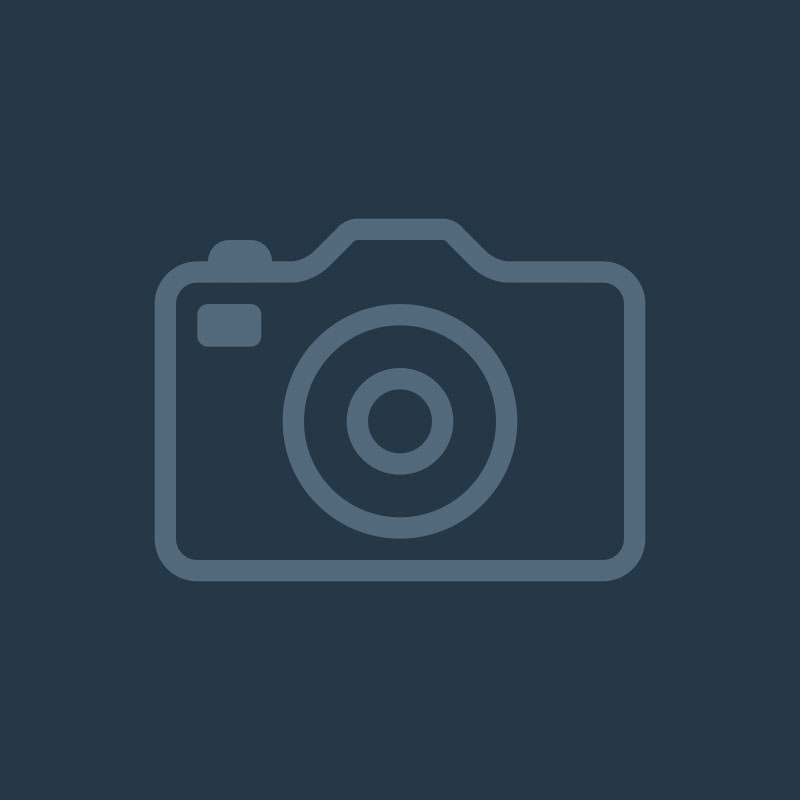
#> input picture app/img/img0.jpg, 800 x 800 px
$ python -i feature.py   (imports and definitions only)   (older library calls are emulated)
#> lines starting #> are read from the running program, lines starting #| are printed output that depends on the picture; after the words box and inside, x2 and y2 are one past the last pixel; in counts of white or black regions, pixels touching at a corner belong together
#> further down, picture is the input picture: shape (800, 800, 3); mean B, G, R 75.6, 59.4, 41.8
from skimage.color import rgb2hsv
from skimage.filters import gaussian, threshold_otsu
from skimage.color import rgb2gray
from skimage import measure
from skimage.morphology import (
    disk,
    binary_closing,
    flood_fill,
    label,
    remove_small_objects)
from PIL import Image
import numpy as np
from skimage.io import imsave
import os
import cv2

import numpy as np
import scipy as sp
import scipy.ndimage


def flood_fill(test_array, h_max=255):
    input_array = np.copy(test_array)
    el = sp.ndimage.generate_binary_structure(2, 2).astype(np.int)
    inside_mask = sp.ndimage.binary_erosion(
        ~np.isnan(input_array), structure=el)
    output_array = np.copy(input_array)
    output_array[inside_mask] = h_max
    output_old_array = np.copy(input_array)
    output_old_array.fill(0)
    el = sp.ndimage.generate_binary_structure(2, 1).astype(np.int)
    while not np.array_equal(output_old_array, output_array):
        output_old_array = np.copy(output_array)
        output_array = np.maximum(input_array, sp.ndimage.grey_erosion(
            output_array, size=(3, 3), footprint=el))
    return output_array


def imcomplement(matrix):
    """
    Return the imcomplement of the matrix/image. Equivalent to Matlab's imcomplement function.
    """
    newmatrix = -matrix + np.max(matrix) + np.min(matrix)
    return newmatrix


def morphology(img):
    """
    proses morfologi:
    img: gray
    """
    RADIUS = 4
    binary = (img > 170).astype(np.float)
    complement = imcomplement(binary)
    structure = disk(RADIUS)
    enclosed = binary_closing(complement, structure)
    imfilled = flood_fill(enclosed)
    cleaned = remove_small_objects(imfilled, min_size=60, connectivity=2)
    return cleaned


class Morfologi:
    def __init__(self, img):
        """
        img: image path-> string
        """
        self.img = img
        self.gray = cv2.cvtColor(self.img, cv2.COLOR_BGR2GRAY)
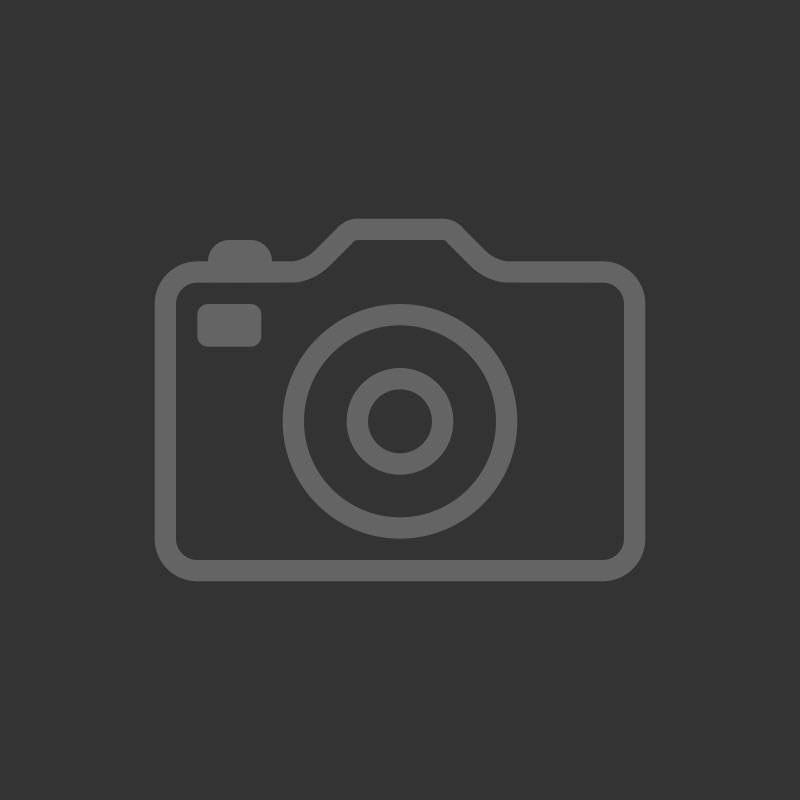
#> self.gray: shape (800, 800); min 38, max 114, mean 56.2
        self.binary = (self.gray > 170).astype(np.float)
#> self.binary: shape (800, 800) float64; every value is 0
        self.cleaned = morphology(self.gray)
#> in morphology, `enclosed = binary_closing(complement, structure)`: enclosed: shape (800, 800) bool; every value is 0
#> in flood_fill, `inside_mask = sp.ndimage.binary_erosion( ~np.isnan(input_array), struc..`:
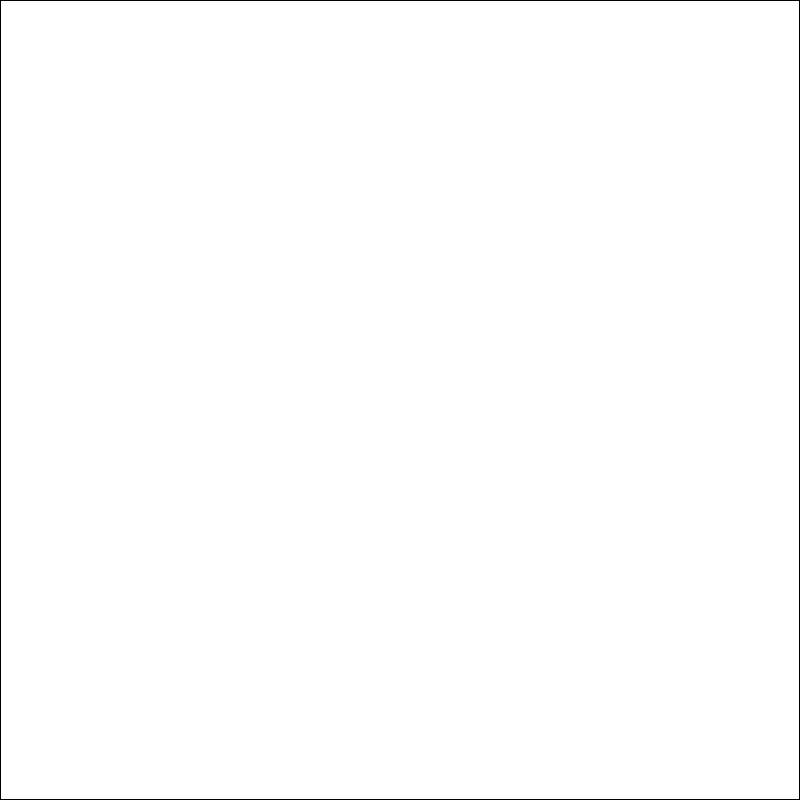
#> inside_mask: shape (800, 800) bool; 99.5% white; black in thin lines or dots
#> the loop in flood_fill, `while not np.array_equal(output_old_array, output_array):` made 400 passes
#> pass 1, in flood_fill, `output_array = np.maximum(input_array, sp.ndimage.grey_erosion( output..`:
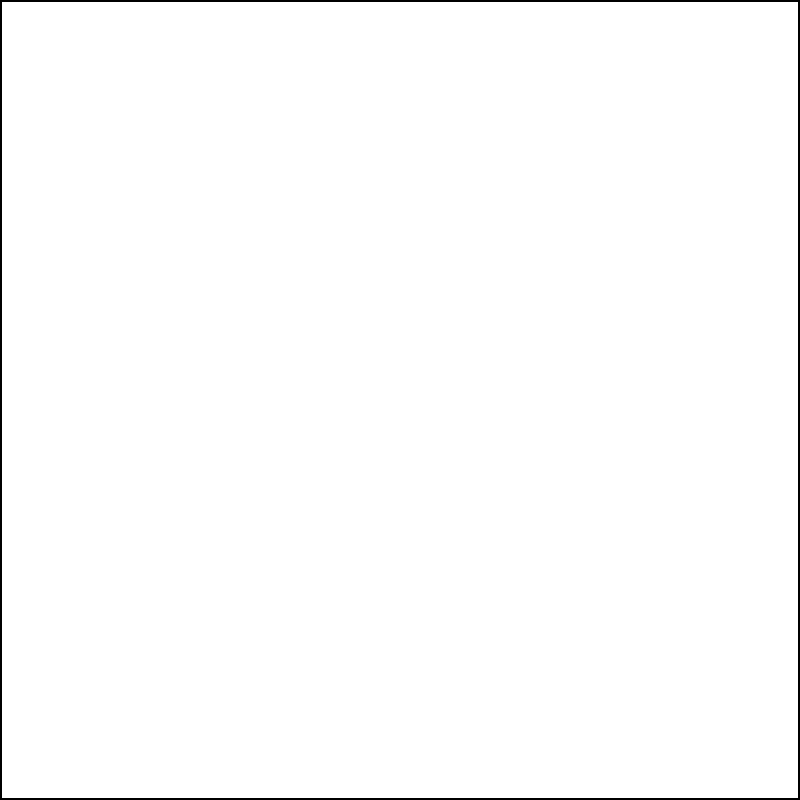
#> output_array: shape (800, 800) bool; 99% white; 1 black region, box (x1, y1, x2, y2) and area: (0, 0, 800, 800) 6384
#> pass 2, in flood_fill, `output_array = np.maximum(input_array, sp.ndimage.grey_erosion( output..`:
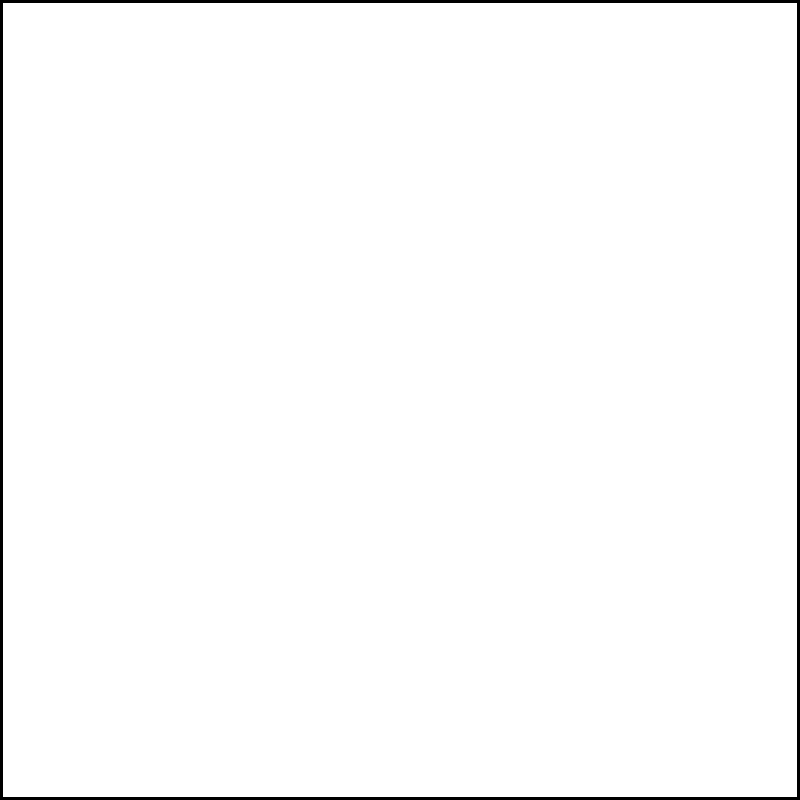
#> output_array: shape (800, 800) bool; 98.5% white; 1 black region, box (x1, y1, x2, y2) and area: (0, 0, 800, 800) 9564
#> pass 3, in flood_fill, `output_array = np.maximum(input_array, sp.ndimage.grey_erosion( output..`:
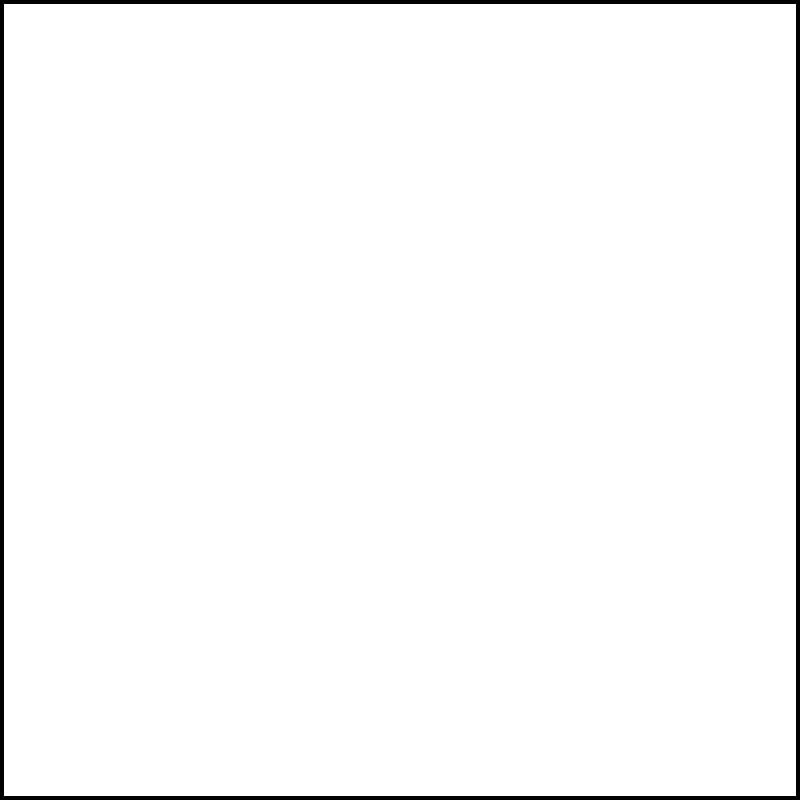
#> output_array: shape (800, 800) bool; 98% white; 1 black region, box (x1, y1, x2, y2) and area: (0, 0, 800, 800) 12736
        labels = measure.label(self.cleaned)
#> labels: shape (800, 800) int32; every value is 0

#> (the run stopped early here; a loop or call above may not have finished)

$ run again, on app/img/img10.jpg
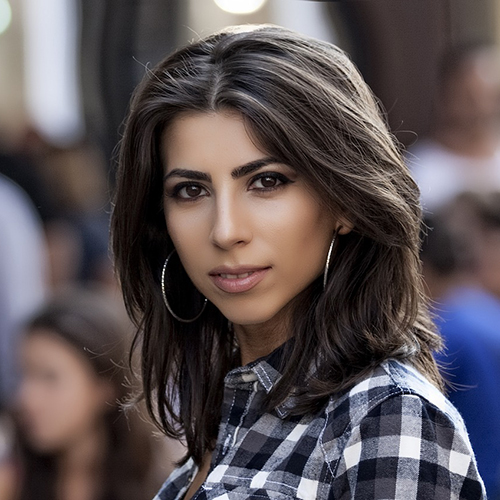
#> input picture app/img/img10.jpg, 500 x 500 px
#> picture is the input picture: shape (500, 500, 3); mean B, G, R 83.1, 80.5, 89.9
#> self.binary: shape (500, 500) float64; values 0 (black) and 1 (white), 10.5% white; 315 white regions (277 under 20 px), largest, box (x1, y1, x2, y2) and area: (0, 0, 73, 128) 5924, (191, 0, 400, 156) 5417, (385, 362, 486, 496) 2125
#> enclosed: shape (500, 500) bool; 91.5% white; 21 black regions, largest, box (x1, y1, x2, y2) and area: (16, 0, 73, 128) 5556, (193, 0, 325, 44) 3766, (0, 198, 33, 304) 2034
#> inside_mask: shape (500, 500) bool; 99.2% white; black in thin lines or dots
#> output_old_array: shape (500, 500) bool; every value is 0
#> the loop in flood_fill, `while not np.array_equal(output_old_array, output_array):` made 128 passes
#> after the loop in flood_fill, `while not np.array_equal(output_old_array, output_array):`:
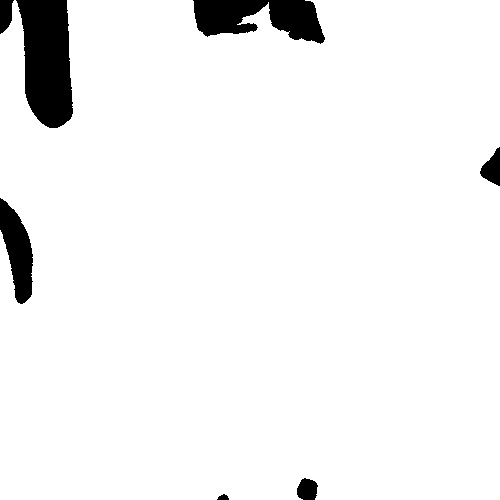
#> output_array: shape (500, 500) bool; 95% white; 7 black regions, largest, box (x1, y1, x2, y2) and area: (16, 0, 73, 128) 5556, (193, 0, 325, 44) 3766, (0, 198, 33, 304) 2034
#> self.diameter = 549.8
#> self.area = 237420
#> self.perimeter = 2688.9
#> self.length = 580.8
#> self.width = 552.7
#> in __init__, `self.b = self.img[:, :, 0]`:
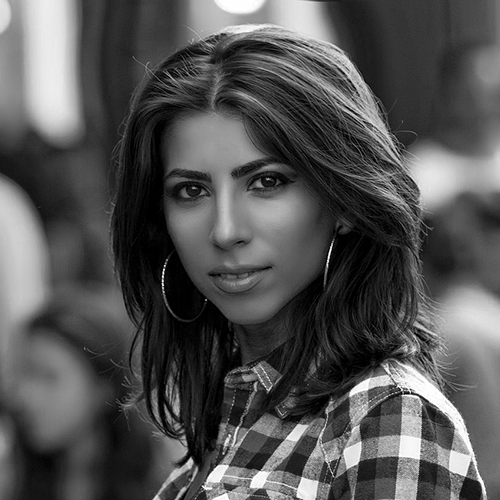
#> self.b: shape (500, 500); min 0, max 255, mean 83.1
#> result = 0.413

$ run again, on app/img/img11.jpg
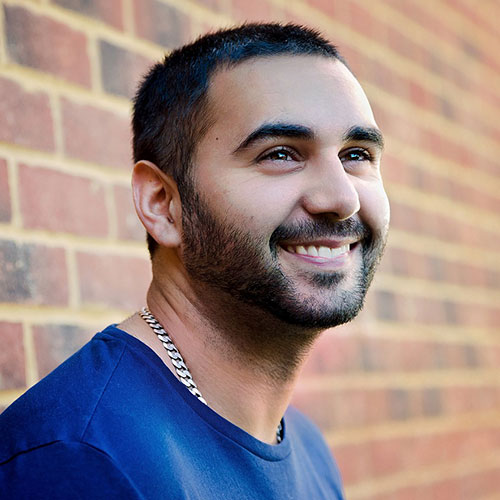
#> input picture app/img/img11.jpg, 500 x 500 px
#> picture is the input picture: shape (500, 500, 3); mean B, G, R 133.3, 133.8, 151.2
#> self.binary: shape (500, 500) float64; values 0 (black) and 1 (white), 47.1% white; 177 white regions (153 under 20 px), largest, box (x1, y1, x2, y2) and area: (158, 0, 500, 500) 81526, (0, 0, 169, 408) 32568, (309, 244, 363, 302) 1309
#> enclosed: shape (500, 500) bool; 54.9% white; 10 black regions, largest, box (x1, y1, x2, y2) and area: (162, 0, 500, 500) 78753, (0, 0, 166, 386) 31390, (318, 245, 362, 292) 921
#> inside_mask: shape (500, 500) bool; 99.2% white; black in thin lines or dots
#> output_old_array: shape (500, 500) bool; every value is 0
#> cleaned: shape (500, 500) bool; 55.7% white; 4 black regions, box (x1, y1, x2, y2) and area: (162, 0, 500, 500) 79054, (0, 0, 166, 386) 31465, (0, 392, 18, 407) 189, (491, 494, 500, 500) 40
#> in __init__, `labels = measure.label(self.cleaned)`:
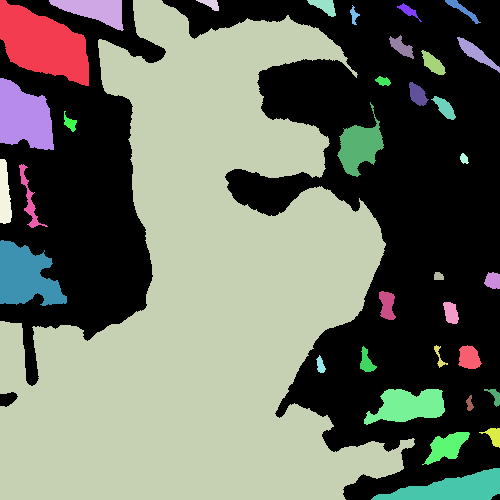
#> labels: shape (500, 500) int32; 36 distinct labels, from 0 to 35; one colour per label, 0 black
#> self.diameter = 77.6
#> self.area = 4730
#> self.perimeter = 307.7
#> self.length = 110.4
#> self.width = 56.59
#> in __init__, `self.b = self.img[:, :, 0]`:
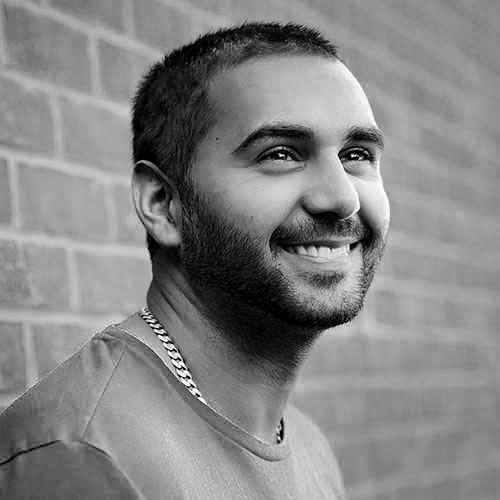
#> self.b: shape (500, 500); min 0, max 255, mean 133.3
#> result = 0.628
